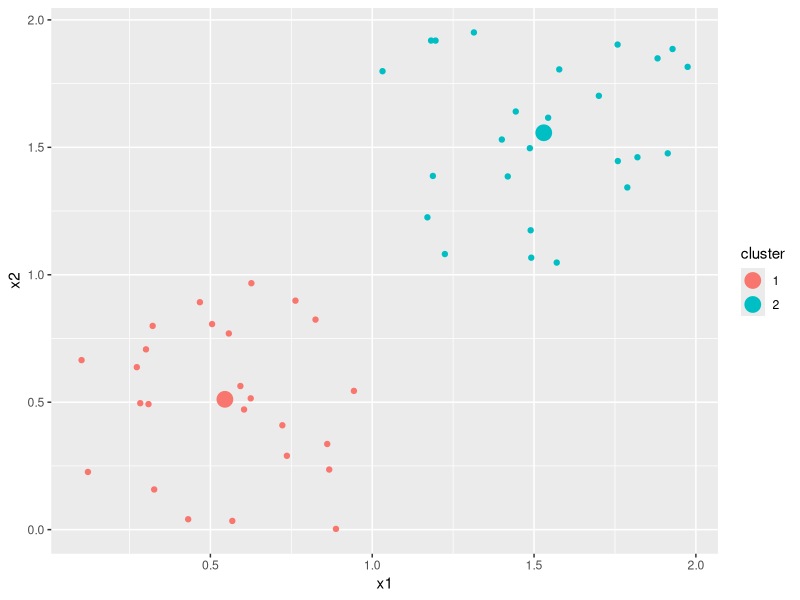

R code for this plot:
library(tidyverse)
library(proxy)

set.seed(76)
points <- data_frame(
  x1 = c(runif(25), runif(25, min=1, max=2)),
  x2 = c(runif(25), runif(25, min=1, max=2))
)

centroids <- data_frame(
  x1 = c(0.25, 0.25),
  x2 = c(0.75, 0.75)
)

# Hint
D <- proxy::dist(x=points[, c("x1","x2")], y=centroids[, c("x1","x2")])

# Sanity check

# Using kmeans(), the resulting clusters
results <- kmeans(points, centers=2)
results$cluster
points$cluster <- as.factor(results$cluster)

# the resulting centers
centers <- results$centers %>%
  as_tibble() %>%
  mutate(cluster=as.factor(1:n()))

ggplot(NULL, aes(x=x1, y=x2, col=cluster)) +
  geom_point(data=points) +
  geom_point(data=centers, size=5)
